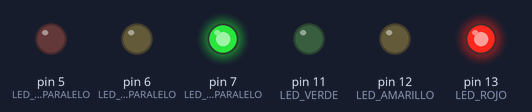
This sketch was run on a simulated Arduino Uno, built with avr-gcc and run on an emulated ATmega328P. Parts: output pins drawn as LEDs (lit = HIGH).

Above: at 1.0 s.
At 2.2 s:
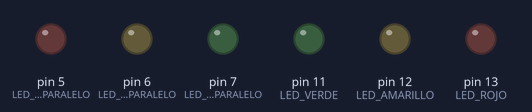
At 3.0 s:
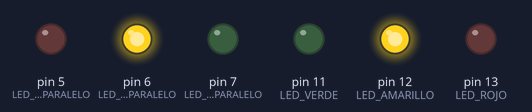
At 5.5 s:
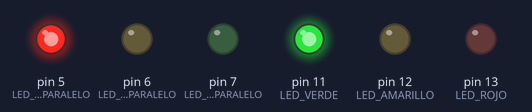
Timing chart, 0 to 9.8 s (numbered marks = the images above):
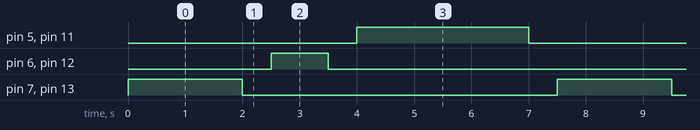

The sketch:

ej_2.5.ino
```cpp
/*Ejercicio 2-5
Semáforos enfrentados
Dos led rojas, dos led verdes, dos led amarillas, Dos semáforos enfrentados.
*/

#define LED_ROJO 13
#define LED_AMARILLO 12
#define LED_VERDE 11

#define LED_ROJO_PARALELO 5
#define LED_AMARILLO_PARALELO 6
#define LED_VERDE_PARALELO 7


void setup()
{
  pinMode(LED_ROJO, OUTPUT);
  pinMode(LED_VERDE, OUTPUT);
  pinMode(LED_AMARILLO, OUTPUT);
  pinMode(LED_ROJO_PARALELO, OUTPUT);
  pinMode(LED_VERDE_PARALELO, OUTPUT);
  pinMode(LED_AMARILLO_PARALELO, OUTPUT);
}

void loop()
{
	PrendeYApaga(LED_ROJO, LED_VERDE_PARALELO, 2000);
  	PrendeYApaga(LED_AMARILLO, LED_AMARILLO_PARALELO, 1000);
    PrendeYApaga(LED_VERDE, LED_ROJO_PARALELO, 3000);

}


void PrendeYApaga(int led1, int led2, int tiempo)
{
    digitalWrite(led1, HIGH);
    digitalWrite(led2, HIGH);
    delay(tiempo);
	digitalWrite(led1, LOW);
    digitalWrite(led2, LOW);
    delay(500);
}
```

Measured:
- by itself, pin 5 (LED_ROJO_PARALELO), pin 11 (LED_VERDE): alternates HIGH for 3.0 s and LOW for 4.5 s
- by itself, pin 6 (LED_AMARILLO_PARALELO), pin 12 (LED_AMARILLO): alternates HIGH for 1.0 s and LOW for 6.5 s
- by itself, pin 7 (LED_VERDE_PARALELO), pin 13 (LED_ROJO): alternates HIGH for 2.0 s and LOW for 5.5 s
